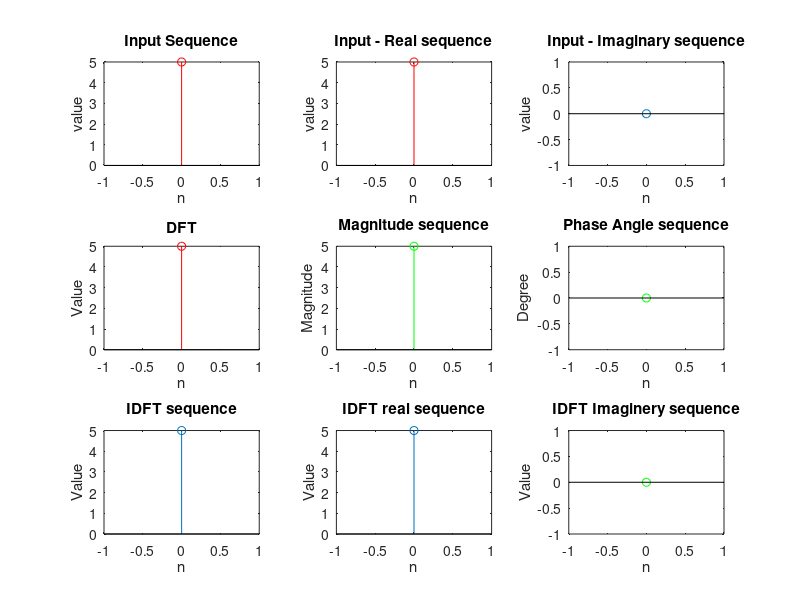

This figure's MATLAB source:
close all;
clc;

fprintf('\t <strong> Computation of 8-point DFT </strong> \n');
x = input('Enter the input sequence x[n] = ' );
N = length(x);
fprintf('\t <strong> Length of the input sequence : </strong> \n');
disp(N);
t=0:N-1;

subplot(3,3,1);
fprintf("<strong> Input sequence : </strong>\n");
disp(x);
stem(t,x,'red');
title('Input Sequence');
xlabel('n');
ylabel('value');

x_real = real(x);
fprintf("Real Value of Input sequence : ");
disp(x_real);
subplot(3,3,2);
stem(t,x_real,'red');
title('Input - Real sequence');
xlabel('n');
ylabel('value');

x_img = imag(x);
fprintf("Imaginary Value of Input sequence : ");
disp(x_img);
subplot(3,3,3);
stem(t,x_img);
title('Input - Imaginary sequence');
xlabel('n');
ylabel('value');

dft = fft(x,N);
fprintf('<strong>DFT of Input sequence : </strong>')
disp(dft);
subplot(3,3,4);
stem(t,dft,'red');
title('DFT');
xlabel('n');
ylabel('Value');

mag =abs(dft);
fprintf('Magnitude of the DFT sequence: ');
disp(mag);
subplot(3,3,5);
stem(t,mag,'green');
title('Magnitude sequence');
xlabel('n');
ylabel('Magnitude');

phase = angle(dft);
disp('Phase of the DFT sequence: ');
fprintf('\t Phase Angle in Radians: ');
disp(phase);
phaseang = rad2deg(phase);
fprintf('\t Phase Angle in Degree : ');
disp(phaseang)
subplot(3,3,6);
stem(t,phaseang,'green');
title('Phase Angle sequence');
xlabel('n');
ylabel('Degree');

idft = ifft(dft);
fprintf('<strong>IDFT of input sequence</strong>');
disp(idft)
subplot(3,3,7);
stem(t,idft);
title('IDFT sequence');
xlabel('n');
ylabel('Value');

idft_real = real(idft);
fprintf('Real Value of IDFT: ');
disp(idft_real)
subplot(3,3,8);
stem(t,idft_real);
title('IDFT real sequence');
xlabel('n');
ylabel('Value');

idft_imag = imag(idft);
fprintf('Imaginery Value of IDFT: ');
disp(idft_imag)
subplot(3,3,9);
stem(t,idft_imag, 'green');
title('IDFT Imaginery sequence');
xlabel('n');
ylabel('Value');




%{
Computation of 8-point DFT  
Enter the input sequence x[n] = [1+i 1+i 1+i 1+i 0 0 0 0]
	  Length of the input sequence :  
     8

 Input sequence : 
   1.0000 + 1.0000i   1.0000 + 1.0000i   1.0000 + 1.0000i   1.0000 + 1.0000i   0.0000 + 0.0000i   0.0000 + 0.0000i   0.0000 + 0.0000i   0.0000 + 0.0000i
 
Real Value of Input sequence :      1     1     1     1     0     0     0     0

Imaginary Value of Input sequence :      1     1     1     1     0     0     0     0

DFT of Input sequence :   Columns 1 through 7

   4.0000 + 4.0000i   3.4142 - 1.4142i   0.0000 + 0.0000i   1.4142 + 0.5858i   0.0000 + 0.0000i   0.5858 + 1.4142i   0.0000 + 0.0000i

  Column 8

  -1.4142 + 3.4142i

Magnitude of the DFT sequence:     5.6569    3.6955         0    1.5307         0    1.5307         0    3.6955

Phase of the DFT sequence: 
	 Phase Angle in Radians:     0.7854   -0.3927         0    0.3927         0    1.1781         0    1.9635

	 Phase Angle in Degree :    45.0000  -22.5000         0   22.5000         0   67.5000         0  112.5000

IDFT of input sequence  Columns 1 through 7

   1.0000 + 1.0000i   1.0000 + 1.0000i   1.0000 + 1.0000i   1.0000 + 1.0000i   0.0000 + 0.0000i   0.0000 + 0.0000i   0.0000 + 0.0000i

  Column 8

   0.0000 + 0.0000i

Real Value of IDFT:      1     1     1     1     0     0     0     0

Imaginery Value of IDFT:      1     1     1     1     0     0     0     0

%}